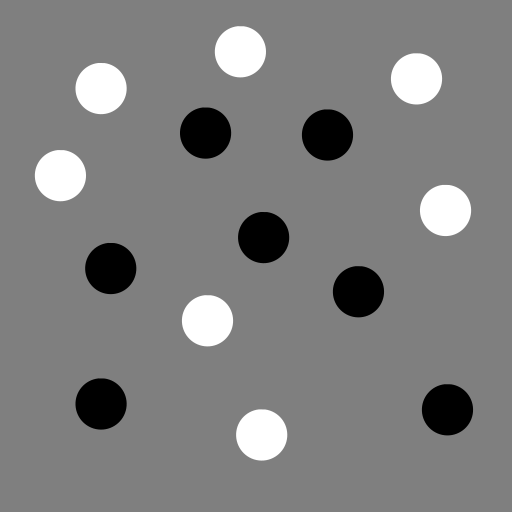
#> input picture week_2/EX_2_data/test_blob_uniform.png, 512 x 512 px, found by its file name
$ jupyter execute --allow-errors sift_demo.ipynb
#> lines starting #> are read from the running program, lines starting #| are printed output that depends on the picture
#> further down, im_org is the input picture: shape (512, 512); min 0, max 255, mean 127.1
### week_4/Python-Sift-Demo/pysift.py
from numpy import all, any, array, arctan2, cos, sin, exp, dot, log, logical_and, roll, sqrt, stack, trace, unravel_index, pi, deg2rad, rad2deg, where, zeros, floor, full, nan, isnan, round, float32
from numpy.linalg import det, lstsq, norm
from cv2 import resize, GaussianBlur, subtract, KeyPoint, INTER_LINEAR, INTER_NEAREST
from functools import cmp_to_key
import logging

####################
# Global variables #
####################

logger = logging.getLogger(__name__)
float_tolerance = 1e-7

#################
# Main function #
#################

def computeKeypointsAndDescriptors(image, sigma=1.6, num_intervals=3, assumed_blur=0.5, image_border_width=5):
    """Compute SIFT keypoints and descriptors for an input image
    """
#> called with sigma = 1.6, num_intervals = 3, assumed_blur = 0.5, image_border_width = 5
    image = image.astype('float32')
    base_image = generateBaseImage(image, sigma, assumed_blur)
    num_octaves = computeNumberOfOctaves(base_image.shape)
    gaussian_kernels = generateGaussianKernels(sigma, num_intervals)
    gaussian_images = generateGaussianImages(base_image, num_octaves, gaussian_kernels)
    dog_images = generateDoGImages(gaussian_images)
    keypoints = findScaleSpaceExtrema(gaussian_images, dog_images, num_intervals, sigma, image_border_width)
    keypoints = removeDuplicateKeypoints(keypoints)
    keypoints = convertKeypointsToInputImageSize(keypoints)
    descriptors = generateDescriptors(keypoints, gaussian_images)
    return keypoints, descriptors

#########################
# Image pyramid related #
#########################

def generateBaseImage(image, sigma, assumed_blur):
    """Generate base image from input image by upsampling by 2 in both directions and blurring
    """
#> called with sigma = 1.6, assumed_blur = 0.5
    logger.debug('Generating base image...')
    image = resize(image, (0, 0), fx=2, fy=2, interpolation=INTER_LINEAR)
#> image: shape (1024, 1024) float32
    sigma_diff = sqrt(max((sigma ** 2) - ((2 * assumed_blur) ** 2), 0.01))
    return GaussianBlur(image, (0, 0), sigmaX=sigma_diff, sigmaY=sigma_diff)  # the image blur is now sigma instead of assumed_blur

def computeNumberOfOctaves(image_shape):
    """Compute number of octaves in image pyramid as function of base image shape (OpenCV default)
    """
    return int(round(log(min(image_shape)) / log(2) - 1))

def generateGaussianKernels(sigma, num_intervals):
    """Generate list of gaussian kernels at which to blur the input image. Default values of sigma, intervals, and octaves follow section 3 of Lowe's paper.
    """
#> called with sigma = 1.6, num_intervals = 3
    logger.debug('Generating scales...')
    num_images_per_octave = num_intervals + 3
    k = 2 ** (1. / num_intervals)
    gaussian_kernels = zeros(num_images_per_octave)  # scale of gaussian blur necessary to go from one blur scale to the next within an octave
    gaussian_kernels[0] = sigma

    for image_index in range(1, num_images_per_octave):
        sigma_previous = (k ** (image_index - 1)) * sigma
        sigma_total = k * sigma_previous
        gaussian_kernels[image_index] = sqrt(sigma_total ** 2 - sigma_previous ** 2)
    return gaussian_kernels

def generateGaussianImages(image, num_octaves, gaussian_kernels):
    """Generate scale-space pyramid of Gaussian images
    """
#> called with num_octaves = 9, gaussian_kernels = array of shape (6,)
    logger.debug('Generating Gaussian images...')
    gaussian_images = []

    for octave_index in range(num_octaves):
        gaussian_images_in_octave = []
        gaussian_images_in_octave.append(image)  # first image in octave already has the correct blur
        for gaussian_kernel in gaussian_kernels[1:]:
            image = GaussianBlur(image, (0, 0), sigmaX=gaussian_kernel, sigmaY=gaussian_kernel)
            gaussian_images_in_octave.append(image)
        gaussian_images.append(gaussian_images_in_octave)
        octave_base = gaussian_images_in_octave[-3]
        image = resize(octave_base, (int(octave_base.shape[1] / 2), int(octave_base.shape[0] / 2)), interpolation=INTER_NEAREST)
#> this loop made 9 passes
#> image on pass 9: [[127.5, 127.5], [127.5, 127.5]]
#> pass 2, in generateGaussianImages, `octave_base = gaussian_images_in_octave[-3]`:
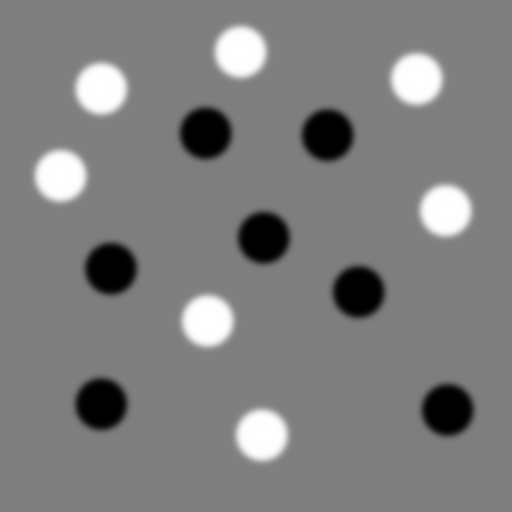
#> octave_base: shape (512, 512) float32; min 5.65e-13, max 255, mean 127.1; drawn with min black and max white
#> after the loop, gaussian_images = 9 items
    return array(gaussian_images)

# [345 lines left out: functions generateDoGImages, findScaleSpaceExtrema, isPixelAnExtremum, localizeExtremumViaQuadraticFit, computeGradientAtCenterPixel, computeHessianAtCenterPixel and 6 more, not called in this run]

### week_4/Python-Sift-Demo/sift_demo.ipynb
[cell 1]
import cv2
import pysift as sift
import matplotlib.pyplot as plt
import numpy as np

[cell 2]
# Load data
im_org = cv2.imread("data/test_blob_uniform.png", cv2.IMREAD_GRAYSCALE)
im_rotated = cv2.imread("data/test_blob_uniformrot_22dot5deg.png", cv2.IMREAD_GRAYSCALE)

[cell 3]
# Visualize
plt.figure(figsize=(10, 15))
plt.subplot(1, 2, 1)
plt.imshow(im_org)
plt.subplot(1, 2, 2)
#> (the rest of this cell did not finish here and is left out)

#> (a cell that did not finish here is left out)

#> (a cell that did not finish here is left out)

[cell 6]
# Create function to normalize and threshold descriptor
def normalizeAndThresh(des):
    # Normalize to unit length
    des = des / np.sqrt(np.sum(des ** 2))

    # thresholding
    des[des > 0.2] = 0.2

    # Normalizing again
    des = des/np.sqrt(np.sum(des ** 2))
    return des

[cell 7]
# Match features
NO_FILTERING = 0
FILTERING = 1
SYMMETRY = 2

def match_images(im1, im2, match_type):
    if match_type == NO_FILTERING:
        matcher = cv2.BFMatcher(cv2.NORM_L2, crossCheck=False)
        matches = matcher.match(im1,im2)

    elif match_type == FILTERING:
        matcher = cv2.BFMatcher()
        matches = np.array(matcher.knnMatch(im1,im2, k=2))
        eta = np.array([match[0].distance / match[1].distance for match in matches])
        matches = matches[eta < 0.6, 0]

    elif match_type == SYMMETRY:
        matcher = cv2.BFMatcher(cv2.NORM_L2, crossCheck=True)
        matches = matcher.match(im1,im2)

    return sorted(matches, key = lambda x: x.distance)

#> (a cell that did not finish here is left out)
